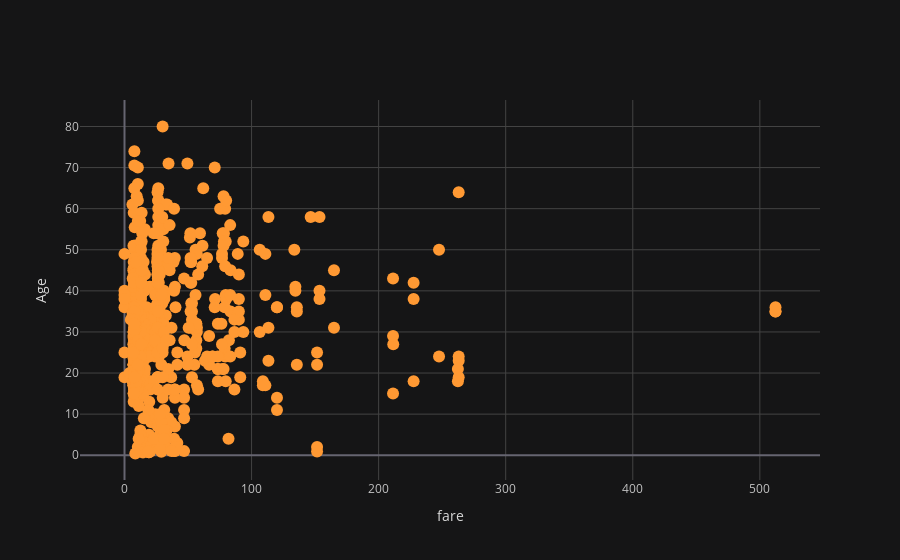

This figure's notebook cell:
### Code cell
cf.set_config_file(theme='solar')
titanic.iplot(x = 'fare',y = 'age',mode = 'markers',xTitle = 'fare',yTitle = 'Age')

### Figure 1 — Plotly figure (JSON) as saved in the notebook; plotly's stock layout.template omitted (floating-point values rounded to 4 significant figures; data arrays with more than 128 entries replaced by an {"elided": "..."} marker saying what was removed)
{"data": [{"line": {"color": "rgba(255, 153, 51, 1.0)", "dash": "solid", "shape": "linear", "width": 1.3}, "marker": {"size": 12, "symbol": "circle"}, "mode": "markers", "name": "age", "text": "", "type": "scatter", "x": {"elided": "891 float values"}, "y": {"elided": "891 mixed values"}}], "layout": {"legend": {"bgcolor": "#151516", "font": {"color": "#D9D9D9"}}, "paper_bgcolor": "#151516", "plot_bgcolor": "#151516", "title": {"font": {"color": "#D9D9D9"}}, "xaxis": {"gridcolor": "#434343", "showgrid": true, "tickfont": {"color": "#C2C2C2"}, "title": {"font": {"color": "#D9D9D9"}, "text": "fare"}, "zerolinecolor": "#666570"}, "yaxis": {"gridcolor": "#434343", "showgrid": true, "tickfont": {"color": "#C2C2C2"}, "title": {"font": {"color": "#D9D9D9"}, "text": "Age"}, "zerolinecolor": "#666570"}}}
